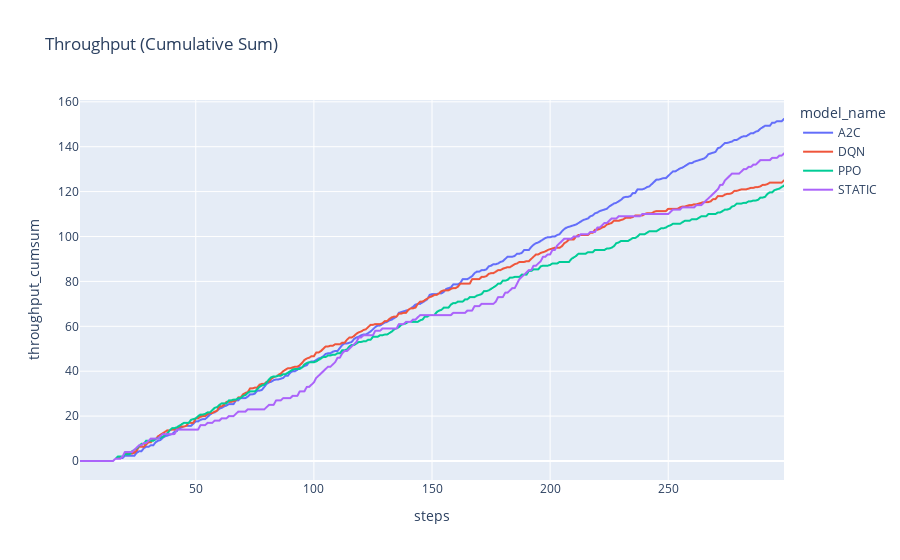

Notebook code cell kept with this figure:
### Markdown cell above
### Throughput (Cumulative)

### Code cell
fig = px.line(
    data_frame=average_eval_metrics.join(average_eval_metrics.groupby(['model_name'], as_index=False)['throughput'].cumsum(), rsuffix="_cumsum"),
    x='steps',
    y='throughput_cumsum',
    color='model_name',
    title="Throughput (Cumulative)"
)

fig.show()

### Figure 1 — Plotly figure (JSON) as saved in the notebook; plotly's stock layout.template omitted (floating-point values rounded to 4 significant figures; data arrays with more than 128 entries replaced by an {"elided": "..."} marker saying what was removed)
{"data": [{"hovertemplate": "model_name=A2C<br>steps=%{x}<br>throughput_cumsum=%{y}<extra></extra>", "legendgroup": "A2C", "line": {"color": "#636efa", "dash": "solid"}, "marker": {"symbol": "circle"}, "mode": "lines", "name": "A2C", "showlegend": true, "type": "scattergl", "x": {"elided": "299 int values"}, "xaxis": "x", "y": {"elided": "299 float values"}, "yaxis": "y"}, {"hovertemplate": "model_name=DQN<br>steps=%{x}<br>throughput_cumsum=%{y}<extra></extra>", "legendgroup": "DQN", "line": {"color": "#EF553B", "dash": "solid"}, "marker": {"symbol": "circle"}, "mode": "lines", "name": "DQN", "showlegend": true, "type": "scattergl", "x": {"elided": "299 int values"}, "xaxis": "x", "y": {"elided": "299 float values"}, "yaxis": "y"}, {"hovertemplate": "model_name=PPO<br>steps=%{x}<br>throughput_cumsum=%{y}<extra></extra>", "legendgroup": "PPO", "line": {"color": "#00cc96", "dash": "solid"}, "marker": {"symbol": "circle"}, "mode": "lines", "name": "PPO", "showlegend": true, "type": "scattergl", "x": {"elided": "299 int values"}, "xaxis": "x", "y": {"elided": "299 float values"}, "yaxis": "y"}, {"hovertemplate": "model_name=STATIC<br>steps=%{x}<br>throughput_cumsum=%{y}<extra></extra>", "legendgroup": "STATIC", "line": {"color": "#ab63fa", "dash": "solid"}, "marker": {"symbol": "circle"}, "mode": "lines", "name": "STATIC", "showlegend": true, "type": "scattergl", "x": {"elided": "299 int values"}, "xaxis": "x", "y": {"elided": "299 int values"}, "yaxis": "y"}], "layout": {"legend": {"title": {"text": "model_name"}, "tracegroupgap": 0}, "title": {"text": "Throughput (Cumulative Sum)"}, "xaxis": {"anchor": "y", "domain": [0, 1], "title": {"text": "steps"}}, "yaxis": {"anchor": "x", "domain": [0, 1], "title": {"text": "throughput_cumsum"}}}}
